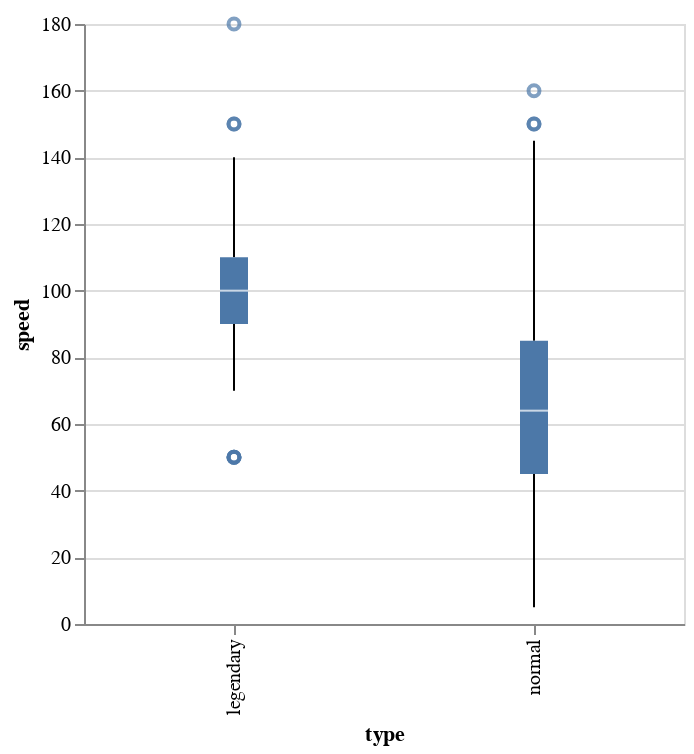

Notebook code for this chart:
### Markdown cell above
## Speed: determines which pokemon attacks first each round

### Code cell
alt.Chart(df).mark_boxplot().encode(
    x = 'type:O',
    y = 'speed:Q'
).properties(
    width = 300, 
    height = 300
)

### Figure 1 — Vega-Lite specification as saved in the notebook (floating-point values rounded to 4 significant figures; data arrays with more than 128 entries replaced by an {"elided": "..."} marker saying what was removed)
{"config": {"view": {"continuousWidth": 400, "continuousHeight": 300}}, "data": {"name": "data-dd842a2e65fb00677ccad273706ccf14"}, "mark": "boxplot", "encoding": {"x": {"type": "ordinal", "field": "type"}, "y": {"type": "quantitative", "field": "speed"}}, "height": 300, "width": 300, "$schema": "https://vega.github.io/schema/vega-lite/v4.8.1.json", "datasets": {"data-dd842a2e65fb00677ccad273706ccf14": {"elided": "800 records"}}}
